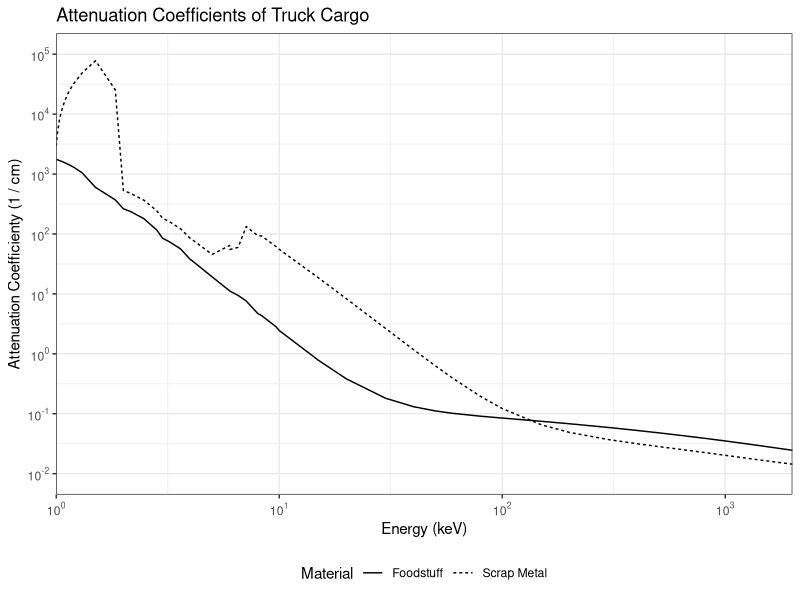

This chart was generated by the following R code:
library(ggplot2)

cargo_atten <-
    data.frame(
        E_MeV = c(
            0.001, 0.001, 0.0015, 0.0015, 0.002, 0.002, 0.003,
            0.003, 0.004, 0.004, 0.005, 0.005, 0.006, 0.006, 0.008,
            0.008, 0.01, 0.01, 0.015, 0.015, 0.02, 0.02, 0.03,
            0.03, 0.04, 0.04, 0.05, 0.05, 0.06, 0.06, 0.08, 0.08,
            0.1, 0.1, 0.15, 0.15, 0.2, 0.2, 0.3, 0.3, 0.4, 0.4,
            0.5, 0.5, 0.6, 0.6, 0.8, 0.8, 1, 1, 1.25, 1.25, 1.5,
            1.5, 2, 2, 0.00103542, 0.00103542, 0.0010721,
            0.0010721, 0.00114237, 0.00114237, 0.001305, 0.001305,
            0.0018389, 0.0018389, 0.0021455, 0.0021455, 0.002472,
            0.002472, 0.0028224, 0.0028224, 0.0032029, 0.0032029,
            0.0036074, 0.0036074, 0.0040381, 0.0040381, 0.0059892,
            0.0059892, 0.006539, 0.006539, 0.007112, 0.007112,
            0.0010098, 0.0010098, 0.0010197, 0.0010197, 0.00103119,
            0.00103119, 0.0010428, 0.0010428, 0.00111565,
            0.00111565, 0.0011936, 0.0011936, 0.0096586, 0.0096586,
            0.00100404, 0.00100404, 0.0010081, 0.0010081,
            0.0083328, 0.0083328
        ),
        Material = as.factor(c(
            "Foodstuff", "Scrap Metal", "Foodstuff", "Scrap Metal",
            "Foodstuff", "Scrap Metal", "Foodstuff", "Scrap Metal",
            "Foodstuff", "Scrap Metal", "Foodstuff", "Scrap Metal",
            "Foodstuff", "Scrap Metal", "Foodstuff", "Scrap Metal",
            "Foodstuff", "Scrap Metal", "Foodstuff", "Scrap Metal",
            "Foodstuff", "Scrap Metal", "Foodstuff", "Scrap Metal",
            "Foodstuff", "Scrap Metal", "Foodstuff", "Scrap Metal",
            "Foodstuff", "Scrap Metal", "Foodstuff", "Scrap Metal",
            "Foodstuff", "Scrap Metal", "Foodstuff", "Scrap Metal",
            "Foodstuff", "Scrap Metal", "Foodstuff", "Scrap Metal",
            "Foodstuff", "Scrap Metal", "Foodstuff", "Scrap Metal",
            "Foodstuff", "Scrap Metal", "Foodstuff", "Scrap Metal",
            "Foodstuff", "Scrap Metal", "Foodstuff", "Scrap Metal",
            "Foodstuff", "Scrap Metal", "Foodstuff", "Scrap Metal",
            "Foodstuff", "Scrap Metal", "Foodstuff", "Scrap Metal",
            "Foodstuff", "Scrap Metal", "Foodstuff", "Scrap Metal",
            "Foodstuff", "Scrap Metal", "Foodstuff", "Scrap Metal",
            "Foodstuff", "Scrap Metal", "Foodstuff", "Scrap Metal",
            "Foodstuff", "Scrap Metal", "Foodstuff", "Scrap Metal",
            "Foodstuff", "Scrap Metal", "Foodstuff", "Scrap Metal",
            "Foodstuff", "Scrap Metal", "Foodstuff", "Scrap Metal",
            "Foodstuff", "Scrap Metal", "Foodstuff", "Scrap Metal",
            "Foodstuff", "Scrap Metal", "Foodstuff", "Scrap Metal",
            "Foodstuff", "Scrap Metal", "Foodstuff", "Scrap Metal",
            "Foodstuff", "Scrap Metal", "Foodstuff", "Scrap Metal",
            "Foodstuff", "Scrap Metal", "Foodstuff", "Scrap Metal"
        )),
        mu_cm = c(
            1757.68436640017, 2934.59565593209, 597.874324343362,
            77779.5680915577, 263.108550789681, 530.287994665669,
            84.5054946879393, 181.830484934846, 37.1220965378754,
            83.6717753906472, 19.2197556576055, 45.5492706074377,
            11.1570209359588, 55.0095948045152, 4.72794645499967,
            93.9551568497537, 2.44495610222524, 55.36754658186,
            0.777923655094276, 18.4862663753955, 0.381716299925961,
            8.30864892289049, 0.181077907891391, 2.6427526232671,
            0.131059027348193, 1.17346808582831, 0.111614499000265,
            0.633922804299104, 0.101618931142086,
            0.390914604933908, 0.0909529727995325,
            0.194149477428227, 0.0846674408966, 0.121994677801205,
            0.0747520801127955, 0.0652874576855549,
            0.068071066640188, 0.0488804954173088,
            0.0589577579301638, 0.037004704101759,
            0.0527497703673374, 0.0317147378349514,
            0.0481457980847012, 0.0284123901805244,
            0.0445143905348407, 0.0260261805077695,
            0.0390948726690168, 0.0226407832172357,
            0.0351473037254325, 0.020265280624407,
            0.0314266415241883, 0.0180871482695365,
            0.0286000914495581, 0.0165077959345551,
            0.0245495234540621, 0.0144119178202005,
            1675.42769686071, 8234.86099037987, 1593.84685051627,
            13725.6265344653, 1427.22359121216, 24244.6040367249,
            1050.32189195335, 48589.2932524994, 370.970083028677,
            25422.4473039222, 238.33069706415, 479.810874666379,
            179.753201675378, 365.878828154937, 116.344920246784,
            243.702399723152, 74.7286800470196, 161.930769231225,
            56.4060302671592, 122.207813855207, 36.5551992251371,
            82.2193079584069, 11.2440984709526, 64.1337662312931,
            9.42251446428816, 59.7548879209116, 7.58878571054552,
            133.117012881307, 1734.90822210026, 4399.70795767898,
            1711.95674852177, 5881.67575720039, 1685.25063191402,
            7601.65656694799, 1658.41473528191, 9339.60062275038,
            1489.20923270671, 20244.7879151883, 1308.50750861473,
            31913.4131649554, 2.83594222861884, 61.8446224719225,
            1748.29501711735, 3538.38803327637, 1738.85918590739,
            4330.71854587743, 4.34755035121363, 92.557470141899
        )
    )|>
    ggplot2::ggplot() +
    ggplot2::geom_line(
        mapping = ggplot2::aes(
            x = 1000 * E_MeV,
            y = mu_cm,
            linetype = Material
        )
    ) +
    ggplot2::scale_x_continuous(
        name = "Energy (keV)",
        trans = "log10",
        limits = c(1,2000),
        expand = c(0,0),
        labels = scales::trans_format(
            "log10",
            scales::math_format(10^.x)
        )
    ) +
    ggplot2::scale_y_continuous(
        name = "Attenuation Coefficienty (1 / cm)",
        trans = "log10",
        limits = c(1e-2, 1e5),
        n.breaks = 10,
        labels = scales::trans_format(
            "log10",
            scales::math_format(10^.x)
        )
    ) +
    ggplot2::ggtitle("Attenuation Coefficients of Truck Cargo") +
    ggplot2::theme_bw() +
    ggplot2::theme(
        legend.position = "bottom",
        strip.background = ggplot2::element_rect(
            fill = "white"
        )
    )

ggsave(
    paste(
        getwd(),
        "/",
        "data_raw/4_figure_generation/gg/",
        "fig-methods-cargo_atten.png",
        sep = ""
    ),
    plot = cargo_atten,
    width = 7,
    height = 5,
    units = "in",
    dpi = 1200
)
